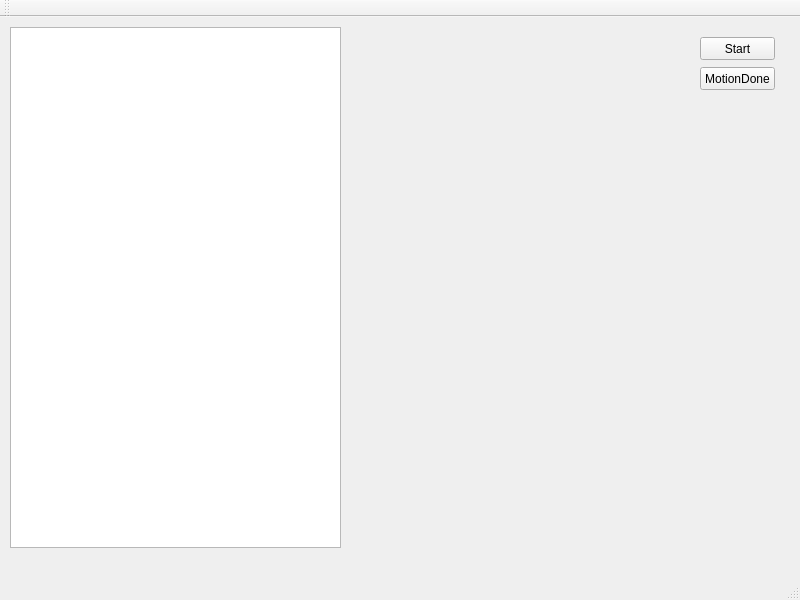
<?xml version="1.0" encoding="UTF-8"?>
<ui version="4.0">
 <class>MainWindow</class>
 <widget class="QMainWindow" name="MainWindow">
  <property name="geometry">
   <rect>
    <x>0</x>
    <y>0</y>
    <width>800</width>
    <height>600</height>
   </rect>
  </property>
  <property name="windowTitle">
   <string>MainWindow</string>
  </property>
  <widget class="QWidget" name="centralWidget">
   <widget class="QPushButton" name="buttonStart">
    <property name="geometry">
     <rect>
      <x>700</x>
      <y>20</y>
      <width>75</width>
      <height>23</height>
     </rect>
    </property>
    <property name="text">
     <string>Start</string>
    </property>
   </widget>
   <widget class="QPushButton" name="buttonMotionDone">
    <property name="geometry">
     <rect>
      <x>700</x>
      <y>50</y>
      <width>75</width>
      <height>23</height>
     </rect>
    </property>
    <property name="text">
     <string>MotionDone</string>
    </property>
   </widget>
   <widget class="QTableView" name="registerTableView">
    <property name="geometry">
     <rect>
      <x>10</x>
      <y>10</y>
      <width>331</width>
      <height>521</height>
     </rect>
    </property>
   </widget>
  </widget>
  <widget class="QMenuBar" name="menuBar">
   <property name="geometry">
    <rect>
     <x>0</x>
     <y>0</y>
     <width>800</width>
     <height>21</height>
    </rect>
   </property>
  </widget>
  <widget class="QToolBar" name="mainToolBar">
   <attribute name="toolBarArea">
    <enum>TopToolBarArea</enum>
   </attribute>
   <attribute name="toolBarBreak">
    <bool>false</bool>
   </attribute>
  </widget>
  <widget class="QStatusBar" name="statusBar"/>
 </widget>
 <layoutdefault spacing="6" margin="11"/>
 <resources/>
 <connections/>
</ui>
